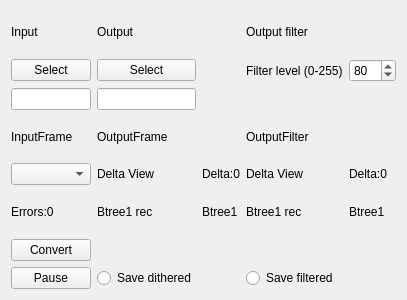
<?xml version="1.0" encoding="UTF-8"?>
<ui version="4.0">
 <class>MainWindow</class>
 <widget class="QMainWindow" name="MainWindow">
  <property name="geometry">
   <rect>
    <x>0</x>
    <y>0</y>
    <width>400</width>
    <height>300</height>
   </rect>
  </property>
  <property name="windowTitle">
   <string>MainWindow</string>
  </property>
  <widget class="QWidget" name="centralWidget">
   <layout class="QGridLayout" name="gridLayout">
    <item row="3" column="0">
     <widget class="QLabel" name="label_InputFrame">
      <property name="text">
       <string>InputFrame</string>
      </property>
     </widget>
    </item>
    <item row="5" column="1">
     <widget class="QLabel" name="label_Delta_View">
      <property name="text">
       <string>Delta View</string>
      </property>
     </widget>
    </item>
    <item row="2" column="1">
     <widget class="QLineEdit" name="lineEdit_Output"/>
    </item>
    <item row="2" column="0">
     <widget class="QLineEdit" name="lineEdit_Input"/>
    </item>
    <item row="8" column="0">
     <widget class="QPushButton" name="pushButton_Pause">
      <property name="text">
       <string>Pause</string>
      </property>
     </widget>
    </item>
    <item row="5" column="0">
     <widget class="QComboBox" name="comboBox"/>
    </item>
    <item row="6" column="2">
     <widget class="QLabel" name="label_Btrees1_1">
      <property name="text">
       <string>Btree1</string>
      </property>
     </widget>
    </item>
    <item row="6" column="1">
     <widget class="QLabel" name="label_Btree_Reconstruct1_1">
      <property name="text">
       <string>Btree1 rec</string>
      </property>
     </widget>
    </item>
    <item row="6" column="3">
     <widget class="QLabel" name="label_Btree_Reconstruct1_2">
      <property name="text">
       <string>Btree1 rec</string>
      </property>
     </widget>
    </item>
    <item row="8" column="1">
     <widget class="QRadioButton" name="radioButton">
      <property name="text">
       <string>Save dithered</string>
      </property>
     </widget>
    </item>
    <item row="6" column="4">
     <widget class="QLabel" name="label_Btrees1_2">
      <property name="text">
       <string>Btree1</string>
      </property>
     </widget>
    </item>
    <item row="1" column="4">
     <widget class="QSpinBox" name="spinBox_Level">
      <property name="maximum">
       <number>255</number>
      </property>
      <property name="value">
       <number>80</number>
      </property>
     </widget>
    </item>
    <item row="8" column="3">
     <widget class="QRadioButton" name="radioButton_2">
      <property name="text">
       <string>Save filtered</string>
      </property>
     </widget>
    </item>
    <item row="1" column="3">
     <widget class="QLabel" name="label_2">
      <property name="text">
       <string>Filter level (0-255)</string>
      </property>
     </widget>
    </item>
    <item row="0" column="3">
     <widget class="QLabel" name="label">
      <property name="text">
       <string>Output filter</string>
      </property>
     </widget>
    </item>
    <item row="1" column="0">
     <widget class="QPushButton" name="pushButton_Select_Input">
      <property name="text">
       <string>Select</string>
      </property>
     </widget>
    </item>
    <item row="6" column="0">
     <widget class="QLabel" name="label_Errors">
      <property name="text">
       <string>Errors:0</string>
      </property>
     </widget>
    </item>
    <item row="0" column="1">
     <widget class="QLabel" name="label_4">
      <property name="text">
       <string>Output</string>
      </property>
     </widget>
    </item>
    <item row="5" column="4">
     <widget class="QLabel" name="label_Delta2">
      <property name="text">
       <string>Delta:0</string>
      </property>
     </widget>
    </item>
    <item row="3" column="1">
     <widget class="QLabel" name="label_OutputFrame">
      <property name="text">
       <string>OutputFrame</string>
      </property>
     </widget>
    </item>
    <item row="5" column="3">
     <widget class="QLabel" name="label_Delta_View2">
      <property name="text">
       <string>Delta View</string>
      </property>
     </widget>
    </item>
    <item row="5" column="2">
     <widget class="QLabel" name="label_Delta">
      <property name="text">
       <string>Delta:0</string>
      </property>
     </widget>
    </item>
    <item row="3" column="3">
     <widget class="QLabel" name="label_OutputFrameFilter">
      <property name="text">
       <string>OutputFilter</string>
      </property>
     </widget>
    </item>
    <item row="7" column="0">
     <widget class="QPushButton" name="pushButton_Convert">
      <property name="text">
       <string>Convert</string>
      </property>
     </widget>
    </item>
    <item row="1" column="1">
     <widget class="QPushButton" name="pushButton_Select_Output">
      <property name="text">
       <string>Select</string>
      </property>
     </widget>
    </item>
    <item row="0" column="0">
     <widget class="QLabel" name="label_3">
      <property name="text">
       <string>Input</string>
      </property>
     </widget>
    </item>
   </layout>
  </widget>
 </widget>
 <layoutdefault spacing="6" margin="11"/>
 <resources/>
 <connections/>
</ui>
